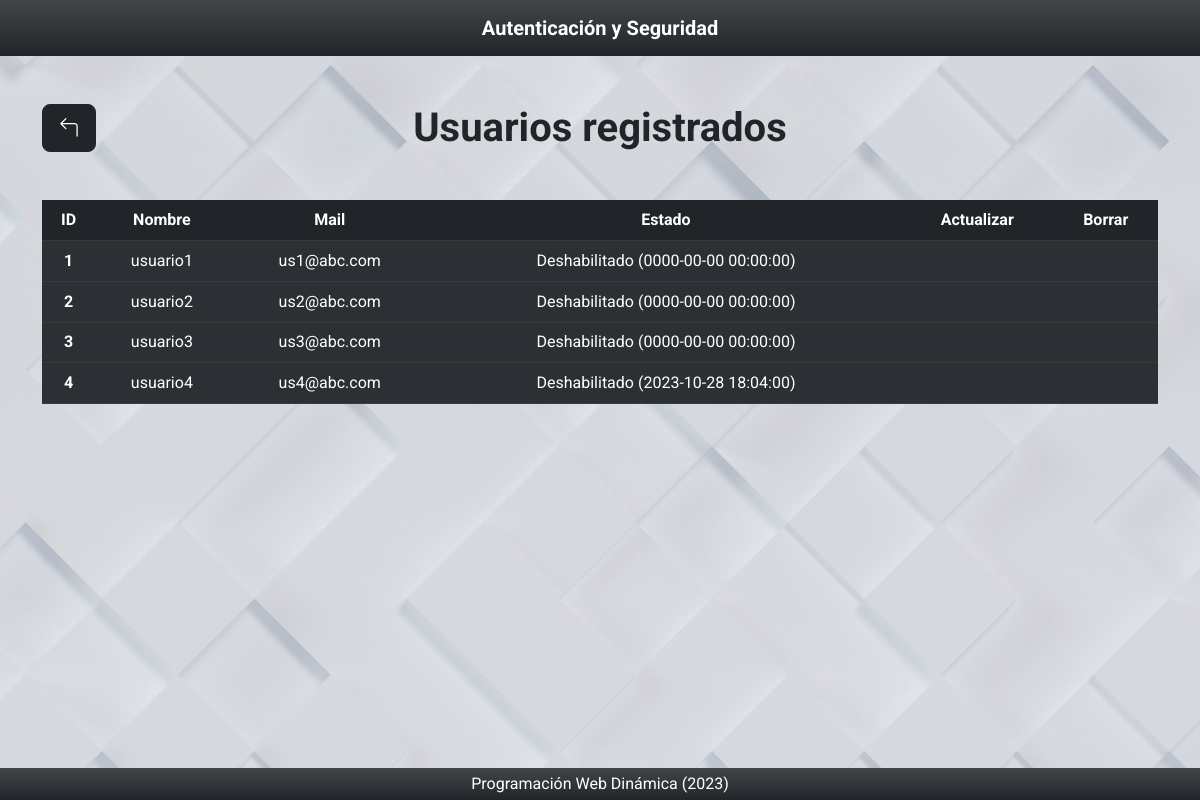
Page /vista/paginas/listarUsuario.php on the earlier database version.
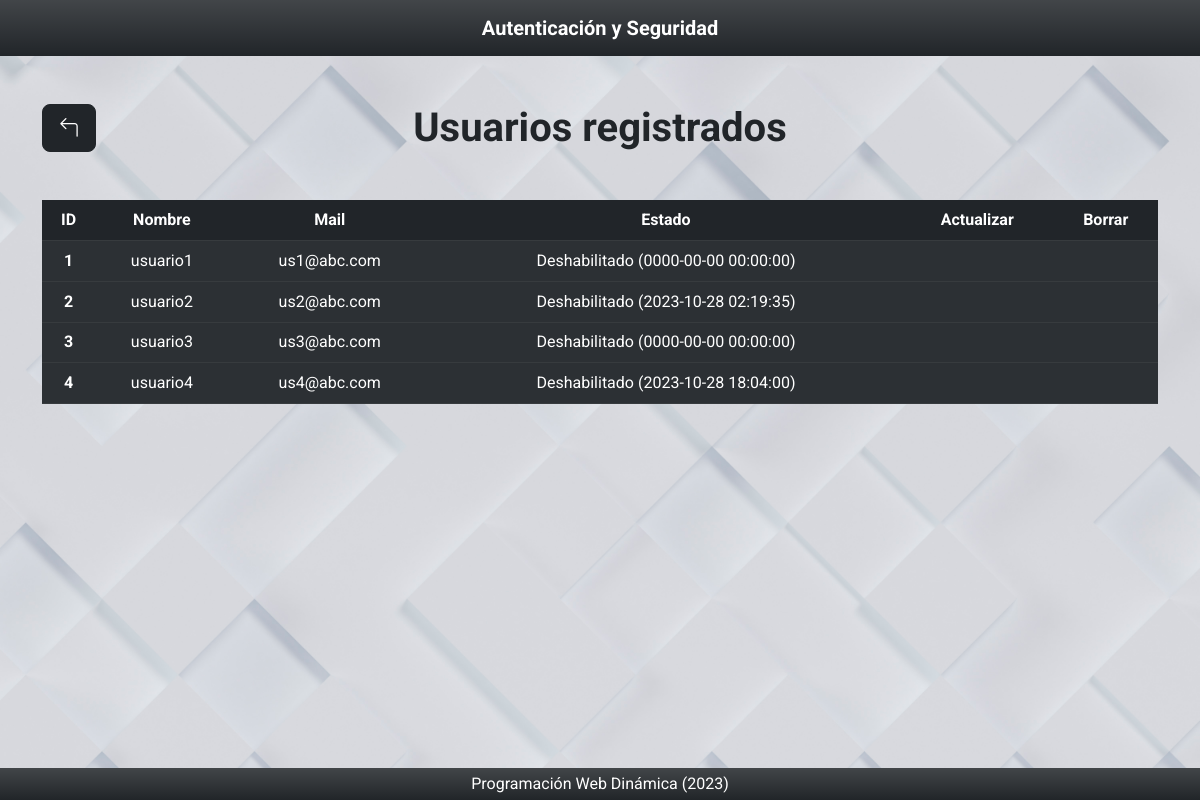
Same page on the later database version.
### tables this page shows
CREATE TABLE usuario (
    idusuario bigint(20) AUTO_INCREMENT,
    usnombre varchar(50),
    uspass varchar(50),
    usmail varchar(50),
    usdeshabilitado timestamp DEFAULT '0000-00-00 00:00:00',
    PRIMARY KEY (idusuario)
);

### util/funciones.php (called while the page is built, shortened)
<?php
    spl_autoload_register(function($class_name) {
        $directorys = array(
            $GLOBALS['ROOT'].'modelo/',
            $GLOBALS['ROOT'].'modelo/conector/',
            $GLOBALS['ROOT'].'control/',
        );
    });
?>

### modelo/usuario.php (called while the page is built, shortened)
<?php
    class usuario {
        private $idusuario;
        private $usnombre;
        private $usmail;
        private $usdeshabilitado;
        public function __construct() {
            $this -> idusuario = null;
            $this -> usnombre = "";
            $this -> usmail = "";
            $this -> usdeshabilitado = null;
        }
        public function getIdusuario() {
            return $this -> idusuario;
        }
        public function setIdusuario($nuevoIdusuario) {
            $this -> idusuario = $nuevoIdusuario;
        }
        public function getUsnombre() {
            return $this -> usnombre;
        }
        public function setUsnombre($nuevoUsnombre) {
            $this -> usnombre = $nuevoUsnombre;
        }
        public function getUsmail() {
            return $this -> usmail;
        }
        public function setUsmail($nuevoUsmail) {
            $this -> usmail = $nuevoUsmail;
        }
        public function getUsdeshabilitado() {
            return $this -> usdeshabilitado;
        }
        public function setUsdeshabilitado($nuevoUsdeshabilitado) {
            $this -> usdeshabilitado = $nuevoUsdeshabilitado;
        }
        public function listar($parametro = "") {
            $arreglo = array();
            $base = new BaseDatos();
            $sql = "SELECT * FROM usuario ";
            if ($parametro != ""){
                $sql .= "WHERE " . $parametro;
            }
            $respuesta = $base -> Ejecutar($sql);
            if ($respuesta > -1){
                if ($respuesta > 0){
                    while ($row = $base -> Registro()){
                        $obj = new usuario();
                        $obj -> setear($row["idusuario"], $row["usnombre"], $row["uspass"], $row["usmail"], $row["usdeshabilitado"]);
                        array_push($arreglo, $obj);
                    }
                }
            } else {
                $this->setmensajeoperacion("usuario->listar: " . $base -> getError());
            }
            return $arreglo;
        }
    }
?>

### modelo/conector/BaseDatos.php (called while the page is built, shortened)
<?php
    class BaseDatos extends PDO {
        private $indice;
        private $resultado;
        public function __construct() {
            $this -> indice = 0;
        }
        public function setSQL($e) {
            return "\n" . $this -> sql = $e;
        }
        public function Ejecutar($sql) {
            if ( stristr($sql, "SELECT")){
                $resp =  $this -> EjecutarSelect($sql);
            }
            return $resp;
        }
        private function EjecutarSelect($sql) {
            $cant = -1;
            $resultado = parent :: query($sql);
            if (!$resultado) {
                $this -> analizarDebug();
            } else {
                $arregloResult = $resultado -> fetchAll();
                $cant = count($arregloResult);
            }
            return $cant;
        }
        public function Registro() {
            $filaActual = false;
            $indiceActual = $this->getIndice();
            if ($indiceActual >= 0) {
                $filas = $this -> getResultado();
                if ($indiceActual < count($filas)) {
                    $filaActual = $filas[$indiceActual];
                } else {
                    $this -> setIndice(-1);
                }
            }
            return $filaActual;
        }
        private function setIndice($valor) {
            $this -> indice = $valor;
        }
        private function getIndice() {
            return $this -> indice;
        }
        private function setResultado($valor) {
            $this -> resultado = $valor;
        }
        private function getResultado() {
            return $this -> resultado;
        }
    }
?>

### control/AbmUsuario.php (called while the page is built, shortened)
<?php
    class AbmUsuario {
        public function buscar($param) {
            $where = " true ";
            $objUsuario = new usuario();
            $arreglo = $objUsuario -> listar($where);
            return $arreglo;
        }
    }
?>

### vista/paginas/listarUsuario.php (the view, shortened to what the changed rows need)
<?php
    include_once("../estructura/encabezado.php");
    $objAbmUsuario = new AbmUsuario();
    $listaUsuarios = $objAbmUsuario -> buscar(null);
?>
<h1 class="mb-5 fw-bold">Usuarios registrados</h1>
<?php
    if (count($listaUsuarios) > 0) {
        echo "<table class='table table-striped table-dark'>";
        echo "<thead>";
        echo "<tr>";
        echo "<th scope='col'>ID</th>";
        echo "<th scope='col'>Nombre</th>";
        echo "<th scope='col'>Mail</th>";
        echo "<th scope='col'>Estado</th>";
        echo "<th scope='col'>Actualizar</th>";
        echo "<th scope='col'>Borrar</th>";
        echo "</tr>";
        echo "</thead>";
        echo "<tbody>";
        if (count($listaUsuarios) > 0) {
            foreach ($listaUsuarios as $objUsuario) {
                echo "<tr>";
                echo "<th scope='row'>" . $objUsuario -> getIdusuario() . "</th>";
                echo "<td>" . $objUsuario -> getUsnombre() . "</td>";
                echo "<td>" . $objUsuario -> getUsmail() . "</td>";
                if ($objUsuario -> getUsdeshabilitado() == NULL) {
                    echo "<td>Habilitado</td>";
                    echo "<td><a class='bi bi-pencil-square link-light' href='../accion/actualizarLogin.php?accion=editar&idusuario=" . $objUsuario->getIdusuario() ."'></a></td>";
                    echo "<td><a class='bi bi-x-circle link-light' href='../accion/eliminarLogin.php?accion=borrar&idusuario=" . $objUsuario->getIdusuario() ."'></a></td>";
                } else {
                    echo "<td>Deshabilitado (" . $objUsuario -> getUsdeshabilitado() . ")</td>";
                    echo "<td></td>";
                    echo "<td></td>";
                }
                echo "<tr>";
            }
        }
        echo "</tbody>";
        echo "</table>";
    } else {
        echo "<h3>No hay usuarios cargados en la base de datos!</h3>";
    }
?>
<?php
    include_once("../estructura/pie.php");
?>

Differences in the rows shown:
changed usuario "usuario2": usdeshabilitado "0000-00-00 00:00:00" → "2023-10-28 02:19:35"
